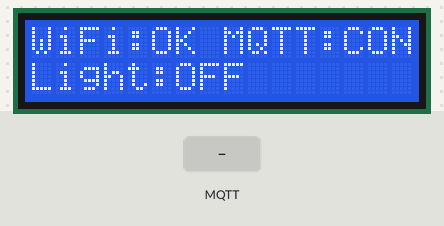
Bench run of a sketch on a simulated ESP32. On the bench: 16×2 character LCD. The inputs (shaded band) are chosen by the test bench. WiFi joins after 1.5 s; servers stay silent unless stated; no MQTT or app messages arrive unless stated; what the sketch prints to the serial monitor is not drawn.

Above: at 2.8 s.
2.9 s: MQTT message "ON" arrives on the first subscribed topic
At 3.3 s:
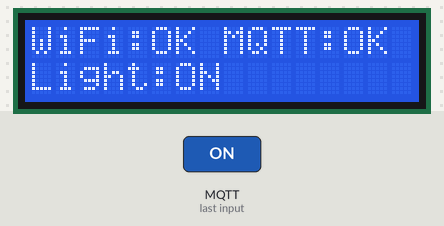
4.4 s: MQTT message "OFF" arrives on the first subscribed topic
At 5.8 s:
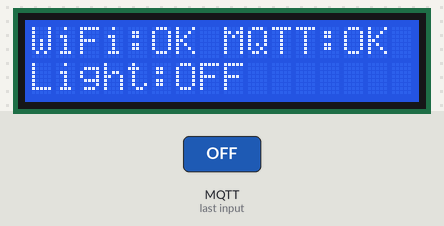
Timing chart, 0 to 7.4 s (numbered marks = the images above; inputs shaded):
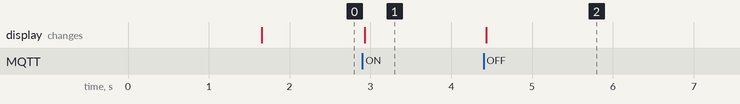

The sketch:

prueba_lcd.ino
```cpp
#include <WiFi.h>
#include <PubSubClient.h>
#include <Wire.h>
#include <LiquidCrystal_I2C.h>

// ==========================================
// LCD CONFIG
// ==========================================
LiquidCrystal_I2C lcd(0x27, 16, 2);

// ==========================================
// WIFI + MQTT CONFIG
// ==========================================
//const char* ssid = "Sist.Int_B1AC_2.4";
//const char* password = "R2ycHNATmP";
const char* ssid = "INFINITUM609C";
const char* password = "cRTVk4B2Hy";

//const char* mqtt_server = "192.168.1.210";
const char* mqtt_server = "192.168.1.92";
const int mqtt_port = 1883;

const char* device_id = "ESP_lcd";

const char* topic_command   = "Cuarto/Led/cmd";
const char* topic_telemetry = "Cuarto/Led/data";
const char* topic_status    = "Cuarto/Led/status";

// ==========================================
WiFiClient espClient;
PubSubClient client(espClient);


// ==========================================
// VARIABLES DE ESTADO
// ==========================================
String estadoWiFi = "OFF";
String estadoMQTT = "OFF";
String estadoLuz  = "OFF";

// ==========================================
// FUNCION LCD (SIN PARPADEO)
// ==========================================
void actualizarLCD() {
  lcd.setCursor(0,0);
  lcd.print("WiFi:");
  lcd.print(estadoWiFi);
  lcd.print(" MQTT:");
  lcd.print(estadoMQTT);
  lcd.print("   "); // limpia sobra

  lcd.setCursor(0,1);
  lcd.print("Light:");
  lcd.print(estadoLuz);
  lcd.print("        ");
}

// ==========================================
// WIFI
// ==========================================
void setup_wifi() {
  WiFi.mode(WIFI_STA);
  WiFi.begin(ssid, password);

  lcd.clear();
  lcd.setCursor(0,0);
  lcd.print("Connecting WiFi");

  while (WiFi.status() != WL_CONNECTED) {
    delay(500);
  }

  estadoWiFi = "OK";
  actualizarLCD();
}

// ==========================================
// CALLBACK MQTT
// ==========================================
void callback(char* topic, byte* payload, unsigned int length) {

  String message;
  for (int i = 0; i < length; i++) {
    message += (char)payload[i];
  }

  Serial.print("Mensaje recibido: ");
  Serial.println(message);

  if (String(topic) == topic_telemetry) {

    if (message.indexOf("ON") != -1) {
      estadoLuz = "ON";
    }

    else if (message.indexOf("OFF") != -1) {
      estadoLuz = "OFF";
    }

    actualizarLCD();
  }
}

// ==========================================
// RECONNECT MQTT
// ==========================================
void reconnect() {
  while (!client.connected()) {

    estadoMQTT = "CONN";
    actualizarLCD();

    if (client.connect(device_id, NULL, NULL, topic_status, 1, true, "offline")) {

      estadoMQTT = "OK";
      client.publish(topic_status, "online", true);
      client.subscribe(topic_telemetry);

    } else {
      estadoMQTT = "FAIL";
      actualizarLCD();
      delay(3000);
    }
  }
}

// ==========================================
// SETUP
// ==========================================
void setup() {
  Serial.begin(115200);


  lcd.init();
  lcd.backlight();

  setup_wifi();

  client.setServer(mqtt_server, mqtt_port);
  client.setCallback(callback);
}

// ==========================================
// LOOP
// ==========================================
void loop() {

  if (!client.connected()) {
    reconnect();
  }

  client.loop();
}
```

Measured:
- after the input at 2.9 s, the display: changes at once (image 1)
- after the input at 4.4 s, the display: changes at once (image 2)
